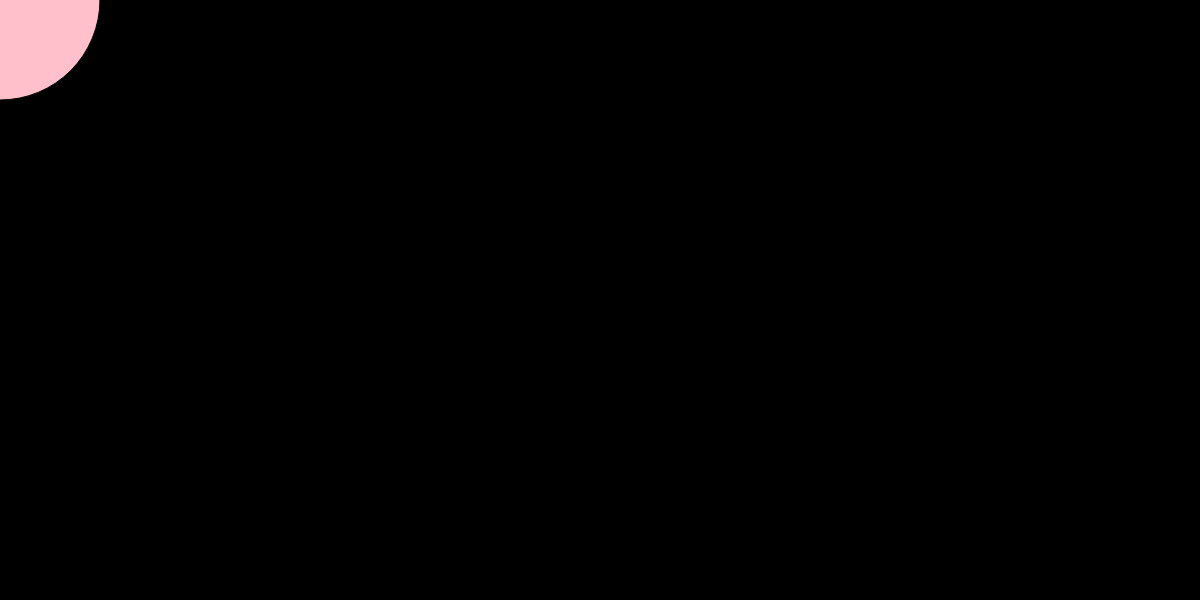
Frame 1 (no input)
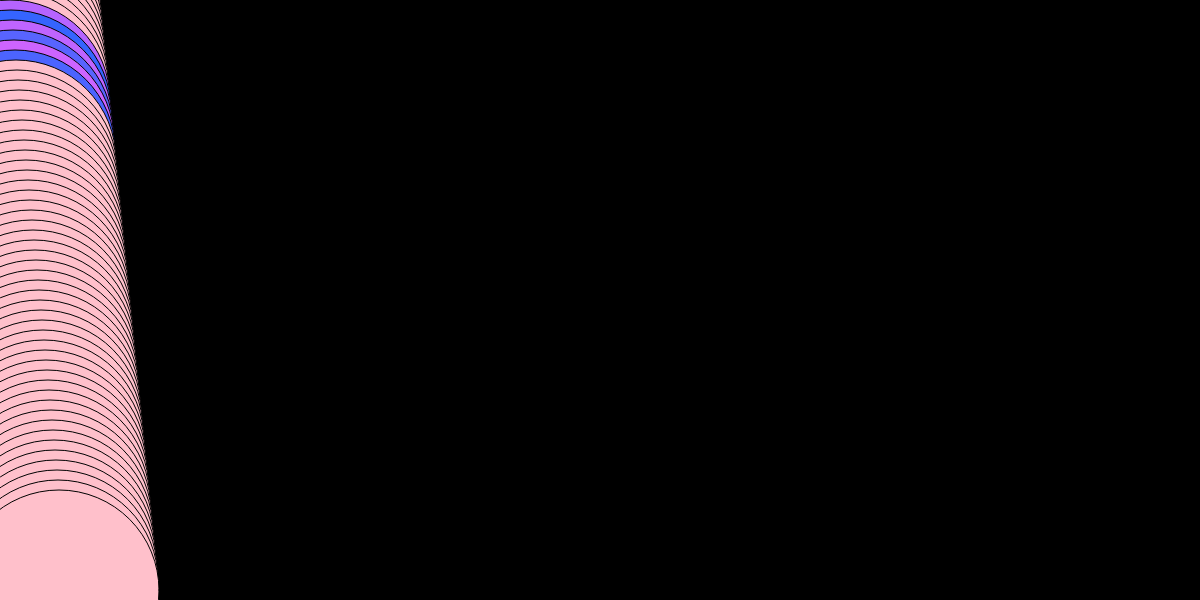
Frame 60 (no input)
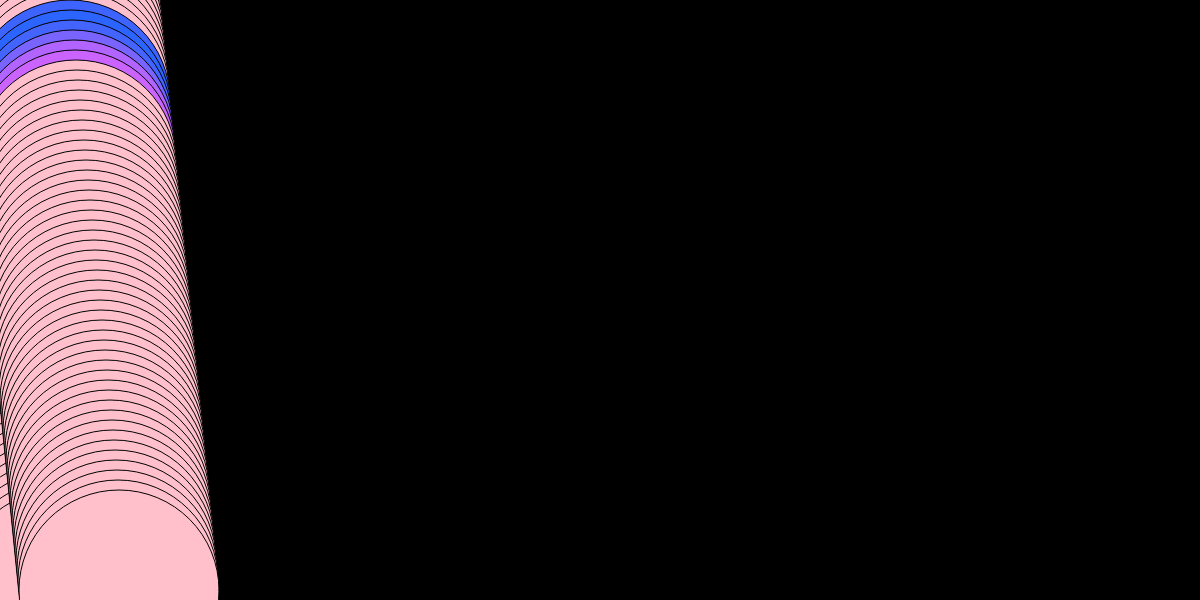
Frame 120 (the mouse pressed at the canvas centre since frame 60)

The p5.js sketch that drew these frames (run headless with seeded random() and noise() and a simulated clock; from frame 60 on, the mouse is pressed at the canvas centre):

// p5.js sketch
// ── sketch.js
//Global Variables

//Circle location variables
let ball_x = 0;
let ball_y= 0;


//Setup function with canvas and background
function setup(){
    createCanvas(windowWidth, 600);
    background(0);
}

function draw(){

    if( ball_y >= 100 && ball_y <= 150){
        fill( abs(random(0, 255)), 100, 255);

    }else {
        fill('pink');
    }

    // create ball
    ellipse( ball_x, ball_y, 200, 200 );

    // Animate Circle
    ball_y += 10;

    ball_y %= 600;

    ball_x += 1;
    
    

}
